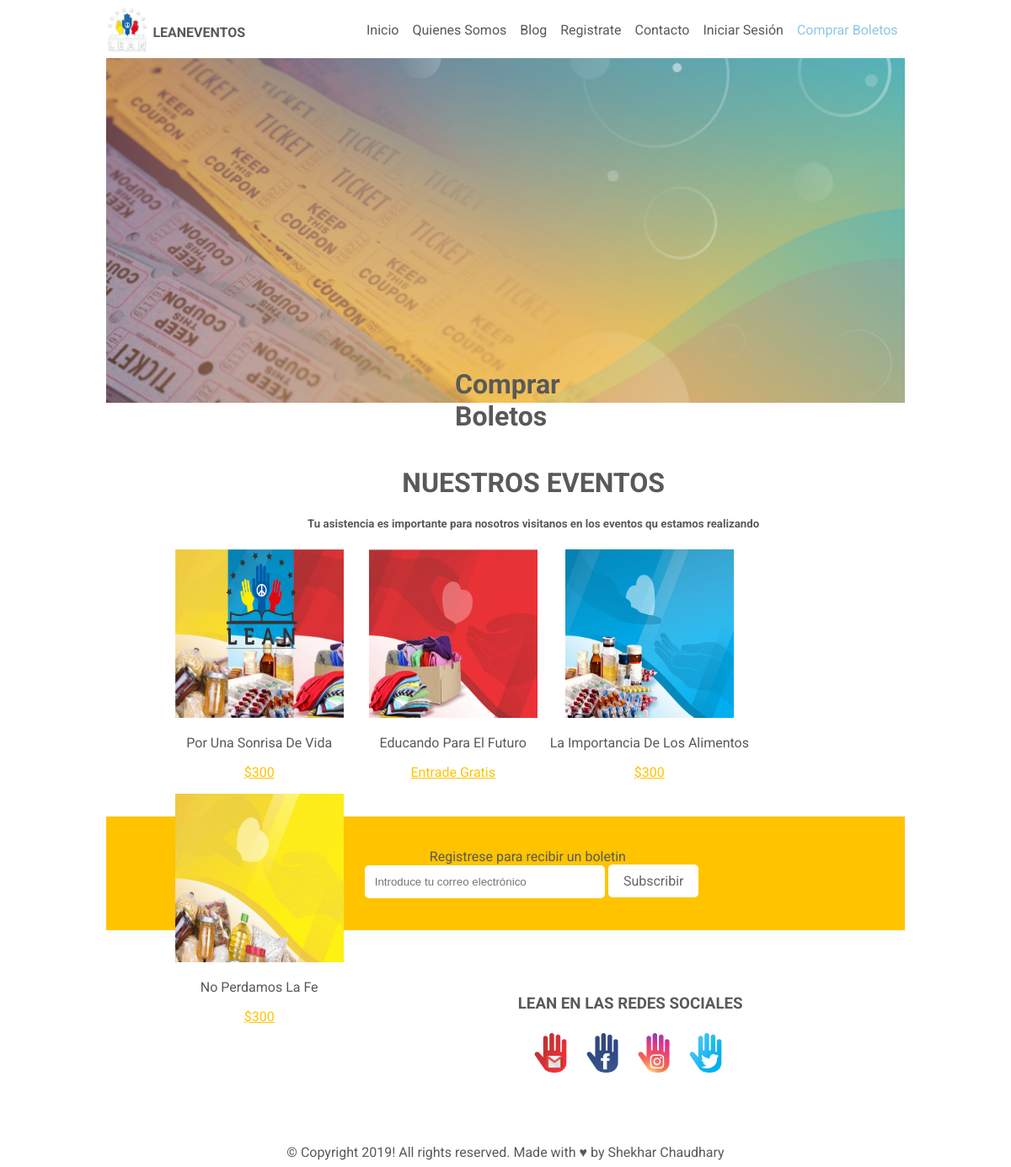
The app's page /buyfromus.php with its own data.
### tables this page shows
CREATE TABLE `Events` (
  `id` int(6) NOT NULL,
  `event_name` varchar(60) DEFAULT NULL,
  `place` varchar(60) DEFAULT NULL,
  `date` varchar(60) DEFAULT NULL,
  `description` varchar(1000) DEFAULT NULL,
  `responsible` varchar(50) DEFAULT NULL,
  `time` varchar(50) DEFAULT NULL,
  `value` varchar(50) DEFAULT NULL,
  `price` varchar(50) DEFAULT NULL,
  `image` varchar(50) DEFAULT 'images/minibaner1.jpg'
);

### buyfromus.php (the view, shortened to what this page needs)
<!DOCTYPE html>
<html>
<head>
    <link rel="stylesheet" href="CSS/leanevent.css"/>
</head>
<body>
<div id="container">
    <img title="Logo" id="container-img" alt ="Logo" src="images/logo-blanco.png"/>
    <p id="label"><b>LEANEVENTOS</b></p>
    <div class="topnav">
        <a class="active" href="buyfromus.php">Comprar Boletos</a>
        <a href="login.php">Iniciar Sesi&oacute;n</a>
        <a href="contactus.php">Contacto</a>
        <a href="signup.php">Registrate</a>
        <a href="http://chaudhary.uta.cloud/">Blog</a>
        <a href="aboutus.php">Quienes Somos</a>
        <a href="index.php">Inicio</a>
    </div>
    <div class="images-aboutus">
        <img id="image1" alt="Banner" title="Banner" src="images/bannercboleto.jpg" />
        <h1>Comprar Boletos</h1>
    </div>
    <div class="blank-space-buy-us">
        <h1>NUESTROS EVENTOS</h1>
        <h5>Tu asistencia es importante para nosotros visitanos en los eventos qu estamos realizando</h5>
        <?php
         require 'connection_file.php';
         $sql = "SELECT id, event_name, description, price, image FROM Events ORDER BY Events.id DESC Limit 4";
        $result = mysqli_query($conn, $sql);
        if (mysqli_num_rows($result) > 0) {
             while($row = mysqli_fetch_assoc($result)) {
                echo "<div class="."images-inline-buy-us".">";
                echo "<img src=".$row["image"]." title="."minibanner1"." alt="."minibanner1".">";
                echo "<p>".$row["event_name"]."</p>";
                echo "<p><a href="."buyfromus2.php?id=".$row["id"].">".$row["price"]."</a></p>";
                echo " </div>";
     }
    } else {
     echo "0 results";
        }
        ?>
    </div>
    <div class="subscription-buy-us">
        <p>Registrese para recibir un boletin</p>
        <input type="email" placeholder="Introduce tu correo electr&oacute;nico"/>
        <a href="buyfromus.php?mail=true" id="button">Subscribir</a>
    </div>
    <div class="blank-space1">
        <h3>LEAN EN LAS REDES SOCIALES</h3>
        <img class="images-inline1" src="images/correo.png" alt="SOCIALES" title="SOCIALES">
        <img class="images-inline1" src="images/facebook.png" alt="SOCIALES" title="SOCIALES">
        <img class="images-inline1" src="images/instagram.png" alt="SOCIALES" title="SOCIALES">
        <img class="images-inline1" src="images/twitter.png" alt="loSOCIALESgo" title="SOCIALES">
    </div>
    <footer>&copy; Copyright 2019! All rights reserved. Made with &hearts; by Shekhar Chaudhary</footer>
</div>
</body>
</html>

### CSS/leanevent.css (style rules this page uses)
#image1 { max-width:100%; max-height:80%; margin:auto; display:block; position: relative; }
#container { width: 80%; margin: auto; }
#container-img { max-width: 50px; max-height: 80px; float: left; }
#label { font-family: Roboto,Arial, sans-serif; padding: 5px; float: left; color: #595959 ; }
.topnav { padding-top: 10px; padding-bottom: 10px; }
.topnav a { float: right; color: #595959 ; text-align: center; padding: 8px 8px; text-decoration: none; font-family: Roboto, Arial, sans-serif; }
.topnav a.active { color: #90C7E3 ; }
.blank-space1 { margin-top: 8%; margin-bottom: 8%; text-align: center; color: #595959; }
input[type='email'] { margin-left: 10px; outline: none; display: inline-block; width: 30%; padding: 10px; border: 2px solid transparent; border-radius: 5px; }
#button { color: rgba(0,0,0,0.6); text-decoration: none; border-radius: 5px; width: 10%; display: inline-block; padding: 8px; background: #fff; text-align: center; border: 2px solid transparent; }
.images-inline1 { display: inline; width: 5%; padding: 5px; height: auto; }
.images-aboutus h1 { top: 30%; left: 45%; width: 20%; position: absolute; font-family: Roboto,Arial,sans-serif; color: #595959; }
body { font-family: Roboto,Arial,sans-serif; color: #595959; }
.blank-space-buy-us { margin: 8% 0 8% 7%; text-align: center; color: #595959; }
.images-inline-buy-us { display: inline; float: left; }
.images-inline-buy-us img { height: 200px; width: 200px; padding-left: 15px; padding-right: 15px; }
.images-inline-buy-us a { color: #FFC300; }
.subscription-buy-us { margin-top: 340px; background: #FFC300; padding: 4%; font-family: Roboto, Arial, sans-serif; }
.subscription-buy-us p { display: inline; padding-left: 10%; }
footer { font-family: Roboto,Arial,sans-serif; text-align: center; color: #595959; }

### records on screen
events: image (picture), event_name "Por Una Sonrisa De Vida", price "$300"
events: image (picture), event_name "Educando Para El Futuro", price "Entrade Gratis"
events: image (picture), event_name "La Importancia De Los Alimentos", price "$300"
events: image (picture), event_name "No Perdamos La Fe", price "$300"
